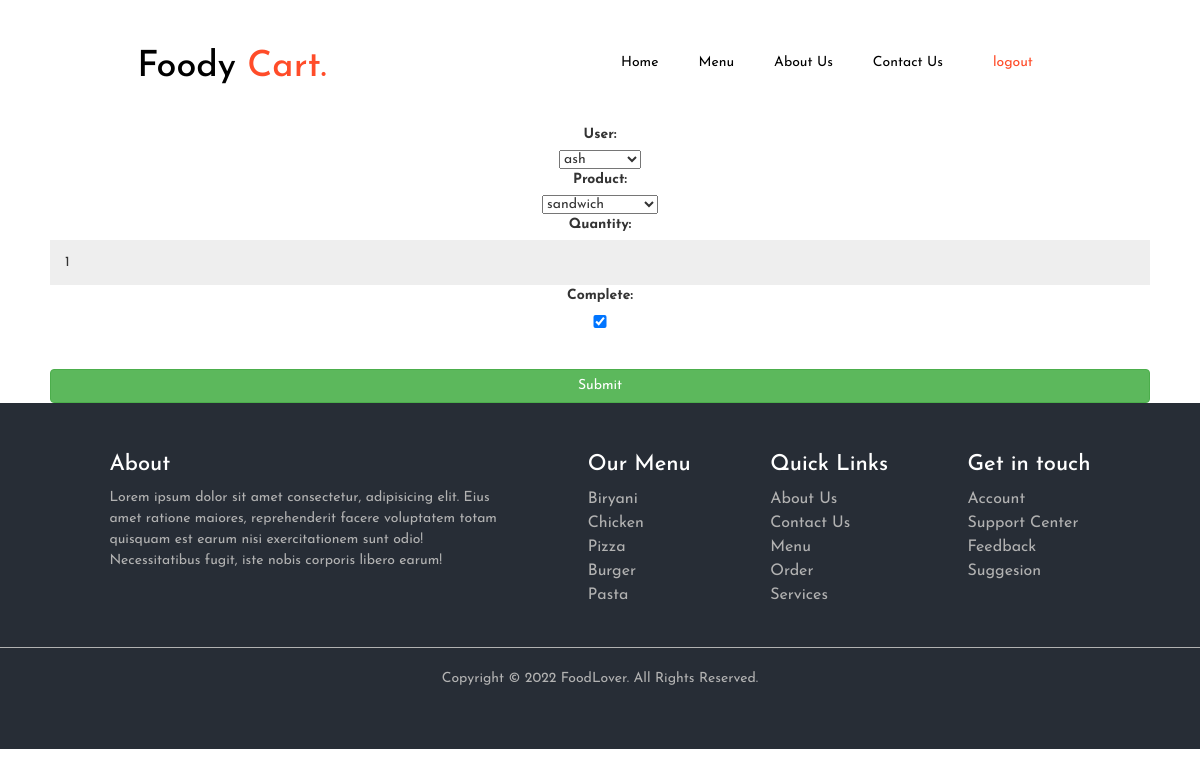
The page /update_order/2/ (signed in) on the database its author committed.
### ordering/models.py (models this page shows, shortened)
class cart(models.Model):
    user=models.ForeignKey(Customer,on_delete=models.SET_NULL,null=True,blank=True)
    product=models.ForeignKey(Product,on_delete=models.SET_NULL,null=True,blank=True)
    quantity=models.IntegerField(default=1)
    complete=models.BooleanField(default=False)

### ordering/decorators.py (the view)
    def wrapper_func(request, *args, **kwargs):
        if not request.user.is_staff:
            return redirect('menu')
        else:
            return view_func(request, *args, **kwargs)

### ordering/forms.py
class cartform(ModelForm):
    class Meta():
        model=cart
        fields="__all__"

### acc_profile/models.py (called while the page is built)
    def __str__(self):
        return self.name

### ordering/models.py (called while the page is built)
    def __str__(self):
        return self.name

### ordering/views.py (called while the page is built)
@admin_only
def update_order(request, pk_test):
    order = cart.objects.get(id=pk_test)
    form = cartform(instance=order)
    if request.method == "POST":
        form = cartform(request.POST, instance=order)
        if form.is_valid():
            form.save()
            return redirect("dashboard")
    context = {"form": form}
    return render(request, "ordering/update_order.html", context)

### ordering/templates/ordering/update_order.html (shortened to what this page needs)
{% extends "acc_profile/base.html" %}
{% block content %}
<div class="center-column">
    <div class="card card-body">
        <form action="" method="POST">
            {{form}}
            <input class="btn btn-success" type="submit" name="submit">
        </form>
    </div>
</div>
{% endblock %}

### static/css/main.css (style rules this page uses)
:root { --primary: #ff4c29; }
* { margin: 0; padding: 0; outline: none; box-sizing: border-box; line-height: 1.5; font-family: "Josefin Sans", Arial; }
body { background: #fff; }

### static/css/home.css (style rules this page uses)
* { margin: 0; padding: 0; outline: none; box-sizing: border-box; line-height: 1.5; font-family: "Josefin Sans", Arial; }
body { background: #fff; }
.btn { padding: 0.5rem 2rem; outline: none; border: none; background: #fff; color: #ff4c29; margin: 0 1rem; border-radius: 5px; cursor: pointer; text-decoration: none; }

### static/css/breakfast.css (style rules this page uses)
.btn { padding: 0.5rem 2rem; outline: none; border: none; background: #fff; color: #ff4c29; margin: 0 1rem; border-radius: 5px; cursor: pointer; text-decoration: none; }

### static/css/login.css (style rules this page uses)
form { background-color: #FFFFFF; display: flex; align-items: center; justify-content: center; flex-direction: column; padding: 0 50px; height: 100%; text-align: center; }
input { background-color: #eee; border: none; padding: 12px 15px; margin: 8px 0; width: 100%; }

### static/css/register.css (style rules this page uses)
form { background-color: #FFFFFF; display: flex; align-items: center; justify-content: center; flex-direction: column; padding: 0 50px; height: 100%; text-align: center; }

### rows shown on the page
cart: user "ash", product "sandwich", quantity "1", complete "☑"
